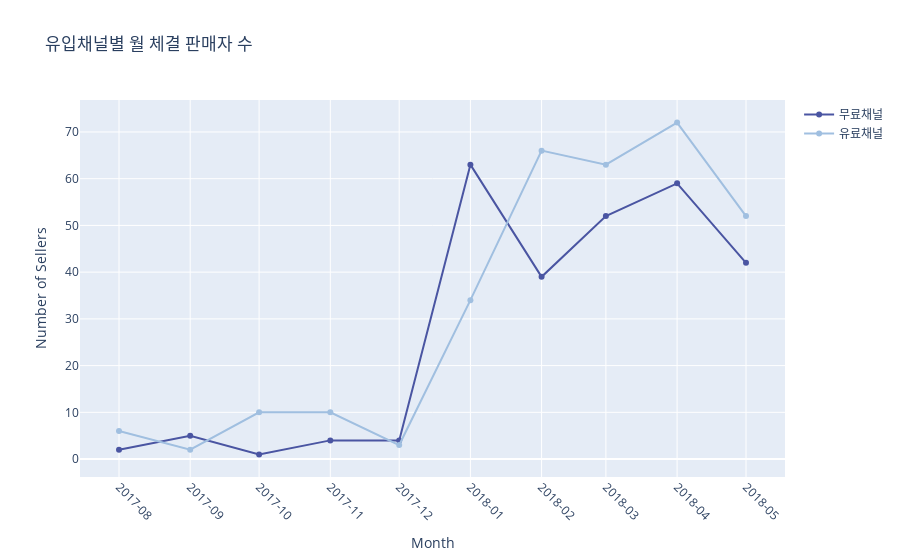

Notebook cell for this chart:
### Code cell
# Period 객체를 문자열로 변환
monthly_closures['month'] = monthly_closures['month'].astype(str)

# free와 paid 데이터 분리
free_data = monthly_closures[monthly_closures['origin_seg'] == 'free']
paid_data = monthly_closures[monthly_closures['origin_seg'] == 'paid']

# 시각화
fig = go.Figure()

# free 
fig.add_trace(go.Scatter(
    x=free_data['month'],
    y=free_data['count'],
    mode='lines+markers',
    name='무료채널',
    line=dict(color='#4A55A2')
))

# paid 
fig.add_trace(go.Scatter(
    x=paid_data['month'],
    y=paid_data['count'],
    mode='lines+markers',
    name='유료채널',
    line=dict(color='#A0BFE0')
))

# 모든 월 x축에 표시
all_months = sorted(monthly_closures['month'].unique())
fig.update_layout(
    title="유입채널별 월 체결 판매자 수",
    xaxis_title="Month",
    yaxis_title="Number of Sellers",
    xaxis=dict(
        tickvals=all_months,
        ticktext=all_months,
        tickangle=45
    )
)

fig.show()

### Figure 1 — Plotly figure (JSON) as saved in the notebook; plotly's stock layout.template omitted (floating-point values rounded to 4 significant figures)
{"data": [{"line": {"color": "#4A55A2"}, "mode": "lines+markers", "name": "무료채널", "type": "scatter", "x": ["2017-08", "2017-09", "2017-10", "2017-11", "2017-12", "2018-01", "2018-02", "2018-03", "2018-04", "2018-05"], "y": [2, 5, 1, 4, 4, 63, 39, 52, 59, 42]}, {"line": {"color": "#A0BFE0"}, "mode": "lines+markers", "name": "유료채널", "type": "scatter", "x": ["2017-08", "2017-09", "2017-10", "2017-11", "2017-12", "2018-01", "2018-02", "2018-03", "2018-04", "2018-05"], "y": [6, 2, 10, 10, 3, 34, 66, 63, 72, 52]}], "layout": {"title": {"text": "유입채널별 월 체결 판매자 수"}, "xaxis": {"tickangle": 45, "ticktext": ["2017-08", "2017-09", "2017-10", "2017-11", "2017-12", "2018-01", "2018-02", "2018-03", "2018-04", "2018-05"], "tickvals": ["2017-08", "2017-09", "2017-10", "2017-11", "2017-12", "2018-01", "2018-02", "2018-03", "2018-04", "2018-05"], "title": {"text": "Month"}}, "yaxis": {"title": {"text": "Number of Sellers"}}}}
